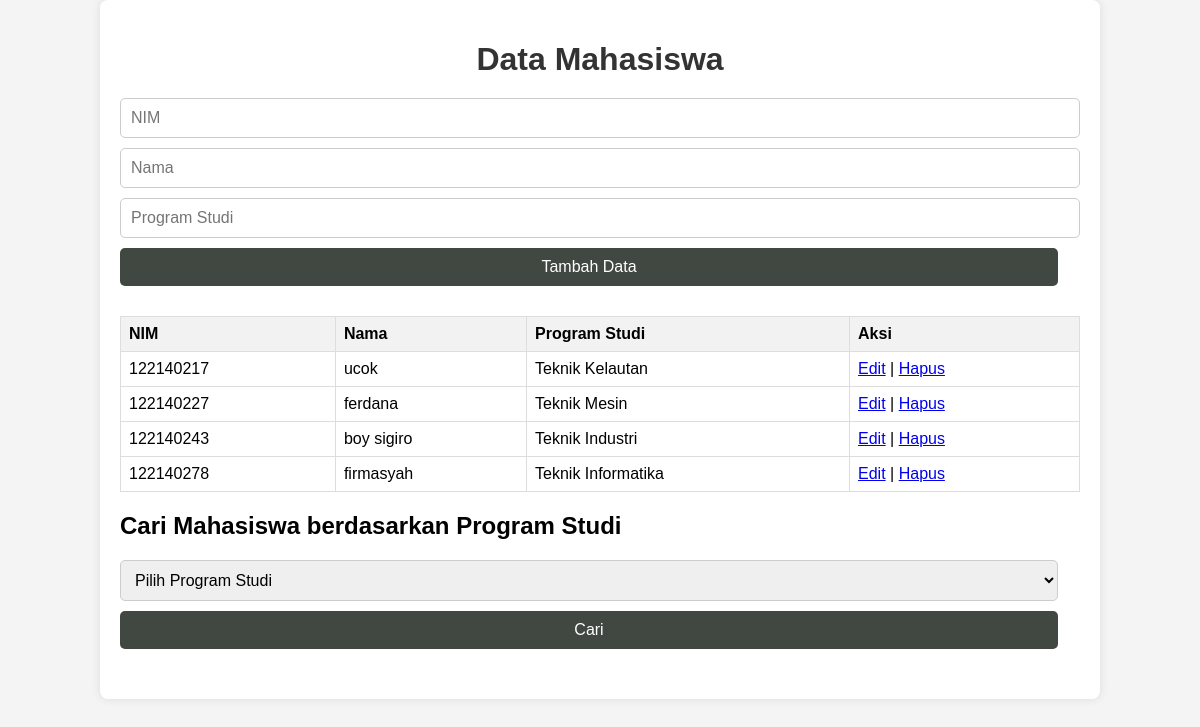
The page / on the database its author committed.
### tables this page shows
CREATE TABLE `mahasiswa` (
  `nim` varchar(20) NOT NULL,
  `nama` varchar(100) NOT NULL,
  `prodi` varchar(50) NOT NULL
);

### index.php (the view, shortened to what this page needs)
<!DOCTYPE html>
<html lang="en">
<head>
    <link rel="stylesheet" href="style.css">
</head>
<body>
    <div class="container">
        <h1>Data Mahasiswa</h1>
        <form action="" method="post">
            <input type="text" name="nim" placeholder="NIM" required>
            <input type="text" name="nama" placeholder="Nama" required>
            <input type="text" name="prodi" placeholder="Program Studi" required>
            <button type="submit" name="tambah">Tambah Data</button>
        </form>
            <?php
            $host = "localhost";
            $username = "root";
            $password = "";
            $database = "data_mahasiswa";
            $koneksi = new mysqli($host, $username, $password, $database);
            ?>
        <?php
        $query_tampilkan = "SELECT * FROM mahasiswa";
        $result = $koneksi->query($query_tampilkan);
        if ($result->num_rows > 0) {
            echo "<table border='1'>";
            echo "<tr><th>NIM</th><th>Nama</th><th>Program Studi</th><th>Aksi</th></tr>";
            while ($row = $result->fetch_assoc()) {
                echo "<tr>";
                echo "<td>".$row['nim']."</td>";
                echo "<td>".$row['nama']."</td>";
                echo "<td>".$row['prodi']."</td>";
                echo "<td><a href='edit.php?nim=".$row['nim']."'>Edit</a> | <a href='hapus.php?nim=".$row['nim']."'>Hapus</a></td>";
                echo "</tr>";
            }
            echo "</table>";
        } else {
            echo "<p>Tidak ada data mahasiswa.</p>";
        }
        ?>
        <h2>Cari Mahasiswa berdasarkan Program Studi</h2>
        <form action="" method="get">
            <select name="prodi">
                <option value="">Pilih Program Studi</option>
            </select>
            <button type="submit" name="cari">Cari</button>
        </form>
    </div>
</body>
</html>

### style.css (style rules this page uses)
body { font-family: Arial, sans-serif; margin: 0; padding: 0; background-color: #f4f4f4; }
.container { width: 80%; margin: 0 auto; background-color: #fff; padding: 20px; border-radius: 8px; box-shadow: 0 0 10px rgba(0, 0, 0, 0.1); }
h1 { text-align: center; margin-bottom: 20px; color: #333; }
form { margin-bottom: 20px; }
input[type="text"], select, button { padding: 10px; margin-bottom: 10px; width: calc(100% - 22px); border-radius: 5px; border: 1px solid #ccc; font-size: 16px; }
button { background-color: #414741; color: white; border: none; cursor: pointer; }
table { width: 100%; border-collapse: collapse; margin-bottom: 20px; }
table th, table td { border: 1px solid #ddd; padding: 8px; text-align: left; }
table th { background-color: #f2f2f2; }

### rows shown on the page
mahasiswa: nim "122140217", nama "ucok", prodi "Teknik Kelautan"
mahasiswa: nim "122140227", nama "ferdana", prodi "Teknik Mesin"
mahasiswa: nim "122140243", nama "boy sigiro", prodi "Teknik Industri"
mahasiswa: nim "122140278", nama "firmasyah", prodi "Teknik Informatika"
